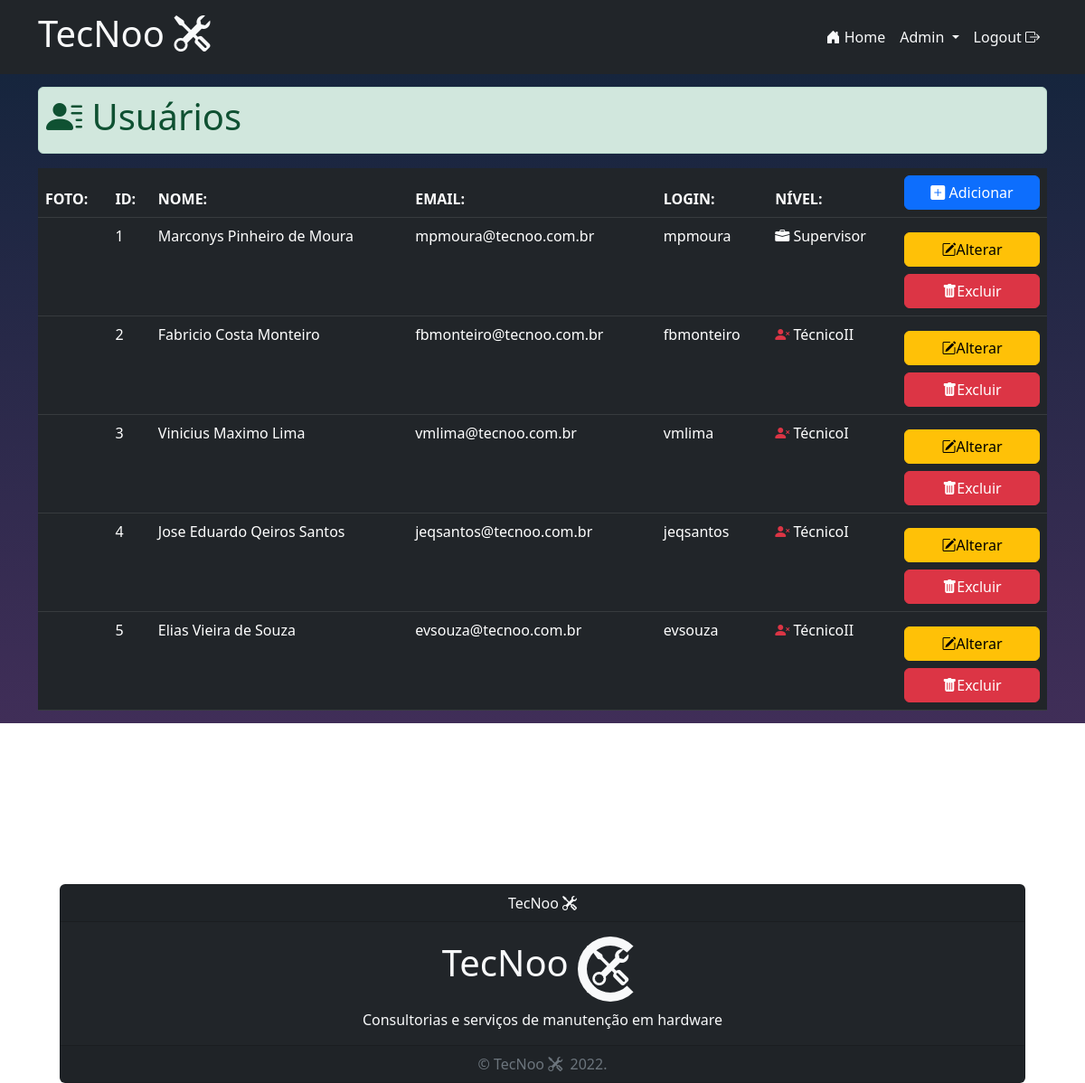
The app's page /adm/listar_usuarios.php, older data.
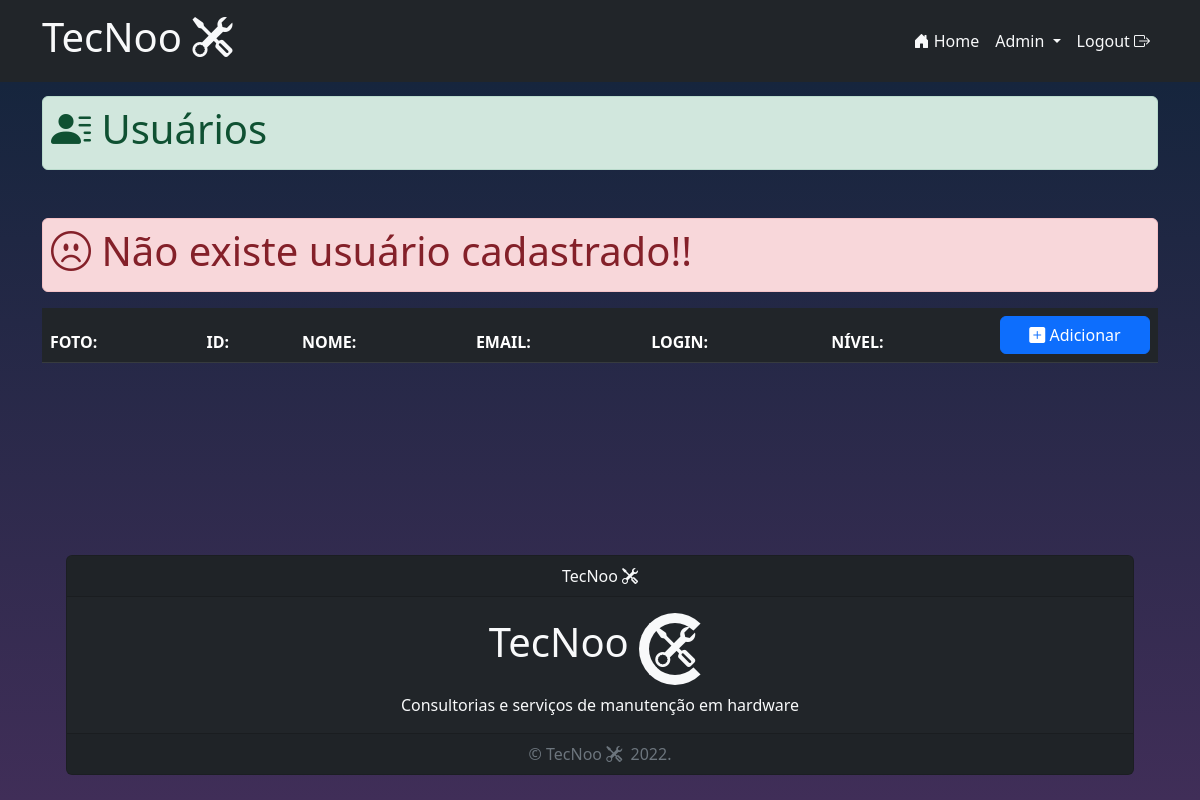
The same page, newer data.
### tables this page shows
create table tbusuarios(
id_usuario int(11) primary key not null auto_increment,
nome_usuario varchar(30) not null,
email_usuario varchar(32) not null unique,
id_nivel_usuario int(11) not null,
login_usuario varchar(30) not null,
senha_usuario varchar(255) not null,
foto_usuario varchar(60) default null
);

create table tbnivel(
id_nivel int(11) primary key auto_increment not null,
nome_nivel varchar(20) not null
);

### adm/listar_usuarios.php (the view, shortened to what this page needs)
<?php
include('../connection/conn.php');
$query_usuarios = "SELECT u.id_usuario,
u.nome_usuario,
u.login_usuario,
u.email_usuario,
u.foto_usuario,
u.id_nivel_usuario,
n.nome_nivel
FROM tbusuarios u INNER JOIN tbnivel n ON u.id_nivel_usuario = n.id_nivel";
$result_usuarios = $conn->prepare($query_usuarios);
$result_usuarios->execute();
$row = $result_usuarios->fetch(PDO::FETCH_ASSOC);
?>
<!DOCTYPE html>
<html lang="pt-br">
<head>
    <link href="https://cdn.jsdelivr.net/npm/bootstrap@5.2.1/dist/css/bootstrap.min.css" rel="stylesheet" />
    <link rel="stylesheet" href="https://cdn.jsdelivr.net/npm/bootstrap-icons@1.9.1/font/bootstrap-icons.css">
    <link rel="stylesheet" href="../css/my_style.css" />
</head>
<body class="bgMain-interno">
    <?php include('menu_adm.php'); ?>
    <main class="container pt-5">
        <div class="alert alert-success mt-5 p-2 rounded" role="alert">
            <h1><span><i class="bi bi-person-lines-fill"></i> Usuários</span></h1>
        </div>
        <table class="table table-dark table-hover">
            <thead>
                <tr>
                    <th class="foto_usuraio">FOTO:</th>
                    <th>ID:</th>
                    <th>NOME:</th>
                    <th>EMAIL:</th>
                    <th>LOGIN:</th>
                    <th>NÍVEL:</th>
                    <th class="largButton">
                        <a href="add_usuario.php" class="btn largButton btn-primary btn">
                            <span><i class="bi bi-plus-square-fill"></i> Adicionar</span>
                        </a>
                    </th>
                </tr>
            </thead>
            <?php if ($row == 0) {
                echo "<div class='alert alert-danger mt-5 p-2 rounded' role='alert'>
                <h1><span><i class='bi bi-emoji-frown'></i> Não existe usuário cadastrado!!</span></h1>
            </div>";
            } else { ?>
                <tbody>
                    <?php do { ?>
                        <tr>
                            <td>
                            </td>
                            <td>
                                <?php echo $row['id_usuario']; ?>
                            </td>
                            <td>
                                <?php echo $row['nome_usuario']; ?>
                            </td>
                            <td>
                                <?php echo $row['email_usuario']; ?>
                            </td>
                            <td>
                                <?php echo $row['login_usuario']; ?>
                            </td>
                            <td>
                                <?php
                                if ($row['nome_nivel'] == 'Supervisor') {
                                    echo ("<span><i class='bi bi-briefcase-fill'></i></span>");
                                } else if ($row['nome_nivel'] == 'Tecnico I') {
                                    echo ("<span><i class='bi bi-headset'></i></span>");
                                } else if ($row['nome_nivel'] == 'Tecnico II') {
                                    echo ("<span><i class='bi bi-screwdriver'></i></span>");
                                } else {
                                    echo ("<span><i class='text-danger bi bi-person-x-fill'></i></span>");
                                }
                                ?>
                                <?php echo $row['nome_nivel']; ?>
                            </td>
                            <td>
                                <a href="update_usuario.php?id_usuario=<?php echo $row['id_usuario']; ?>" class="btn largButton btn-warning btn mt-2">
                                    <span><i class="bi bi-pencil-square"></i>Alterar</span>
                                </a>
                                <button class="btn btn-danger largButton delete mt-2" role="button" data-nome="<?php echo $row['nome_usuario']; ?>" data-id="<?php echo $row['id_usuario']; ?>" data-bs-toggle="modal" data-bs-target="#myModal">
                                    <span class=""><i class="bi bi-trash-fill"></i>Excluir</span>
                                </button>
                            </td>
                        </tr>
                </tbody>
        <?php  } while ($row = $result_usuarios->fetch(PDO::FETCH_ASSOC));
                } ?>
        </table>
        <footer class=" container pt-5 my-5">
            <div class=" pt-5 my-5">
                <?php include('footer_adm.php'); ?>
            </div>
    </main>
</body>
</html>

### adm/menu_adm.php (shortened to what this page needs)
<!DOCTYPE html>
<html lang="pt-BR">
<head>
    <link href="https://cdn.jsdelivr.net/npm/bootstrap@5.2.1/dist/css/bootstrap.min.css" rel="stylesheet" />
    <link rel="stylesheet" href="https://cdn.jsdelivr.net/npm/bootstrap-icons@1.9.1/font/bootstrap-icons.css">
    <link rel="stylesheet" href="../css/my_style.css" />
</head>
<body>
    <header>
        <nav class="navbar fixed-top navbar-expand-lg bg-dark">
            <div class="container">
                <a class="navbar-brand" href="#">
                    <h1 class="text-light">
                        TecNoo
                        <i class="bi bi-tools"></i>
                    </h1>
                </a>
                <div class="collapse navbar-collapse" id="navbarSupportedContent">
                    <ul class="navbar-nav ms-auto mb-2 mb-lg-0">
                        <li class="nav-item">
                            <a class="nav-link active text-light " aria-current="page" href="index.php">
                                <span><i class="bi bi-house-door-fill"></i></span>
                                Home</a>
                        </li>
                        <li class="nav-item dropdown">
                            <a class="nav-link dropdown-toggle text-light" href="#" role="button" data-bs-toggle="dropdown" aria-expanded="false">
                                Admin
                            </a>
                        </li>
                        <li class="nav-item">
                            <a href="../php/logout.php" class="nav-link text-light">Logout
                                <span><i class="bi bi-box-arrow-right"></i></span>
                            </a>
                        </li>
                    </ul>
                </div>
            </div>
        </nav>
    </header>
</body>
</html>

### adm/footer_adm.php (shortened to what this page needs)
<!DOCTYPE html>
<html lang="pt-br">
<head>
    <link href="https://cdn.jsdelivr.net/npm/bootstrap@5.2.1/dist/css/bootstrap.min.css" rel="stylesheet" />
    <link rel="stylesheet" href="https://cdn.jsdelivr.net/npm/bootstrap-icons@1.9.1/font/bootstrap-icons.css">
    <link rel="stylesheet" href="../css/my_style.css" />
</head>
<body>
    <main class="container">
        <footer>
            <div class="card text-center bg-dark">
                <div class="card-header text-light">
                    TecNoo
                        <i class="bi bi-tools"></i>
                </div>
                <div class="card-body text-light">
                    <h1 class="card-title">TecNoo
                    <div class="spinner-border" style="width: 4.5rem; height: 4.5rem;">
                        <i class="bi bi-tools"></i>
                    </div>
                    </h1>
                    <p class="card-text">Consultorias e serviços de manutenção em hardware</p>
                </div>
                <div class="card-footer text-muted">
                    &copy; TecNoo <i class="bi bi-tools"></i>&nbsp; 2022.
                </div>
            </div>
        </footer>
    </main>
</body>
</html>

### css/my_style.css (style rules this page uses)
.bgMain-interno { background-image: linear-gradient(#11243a, #402e58); background-repeat: no-repeat; background-size: cover; height: 100vh; }
.largButton { width: 150px; }

Row changes from the older to the newer data that the page shows:
removed tbusuarios: id_usuario "1", nome_usuario "Marconys Pinheiro de Moura", email_usuario "mpmoura@tecnoo.com.br", login_usuario "mpmoura", id_nivel_usuario.nome_nivel "Supervisor"
removed tbusuarios: id_usuario "2", nome_usuario "Fabricio Costa Monteiro", email_usuario "fbmonteiro@tecnoo.com.br", login_usuario "fbmonteiro", id_nivel_usuario.nome_nivel "TécnicoII"
removed tbusuarios: id_usuario "3", nome_usuario "Vinicius Maximo Lima", email_usuario "vmlima@tecnoo.com.br", login_usuario "vmlima", id_nivel_usuario.nome_nivel "TécnicoI"
removed tbusuarios: id_usuario "4", nome_usuario "Jose Eduardo Qeiros Santos", email_usuario "jeqsantos@tecnoo.com.br", login_usuario "jeqsantos", id_nivel_usuario.nome_nivel "TécnicoI"
removed tbusuarios: id_usuario "5", nome_usuario "Elias Vieira de Souza", email_usuario "evsouza@tecnoo.com.br", login_usuario "evsouza", id_nivel_usuario.nome_nivel "TécnicoII"
Text that changed along with them:
text now shown: "Não existe usuário cadastrado!!"
